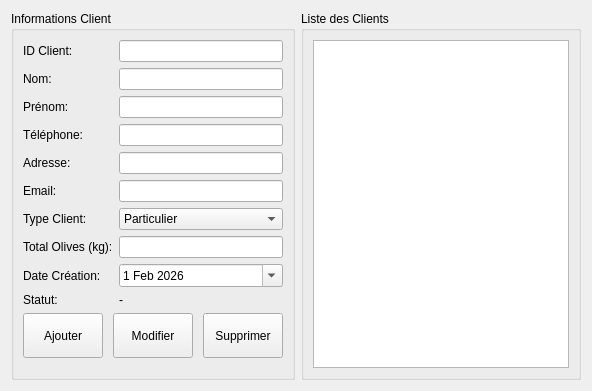
      <widget class="QWidget" name="tab_gestionClient">
       <attribute name="title">
        <string>Gestion Client</string>
       </attribute>
       <layout class="QHBoxLayout" name="horizontalLayout_tab1">
        <item>
         <widget class="QGroupBox" name="groupBox_formulaire">
          <property name="title">
           <string>Informations Client</string>
          </property>
          <layout class="QFormLayout" name="formLayout">
           <item row="0" column="0">
            <widget class="QLabel" name="label_id">
             <property name="text">
              <string>ID Client:</string>
             </property>
            </widget>
           </item>
           <item row="0" column="1">
            <widget class="QLineEdit" name="lineEdit_id">
             <property name="readOnly">
              <bool>true</bool>
             </property>
            </widget>
           </item>
           <item row="1" column="0">
            <widget class="QLabel" name="label_nom">
             <property name="text">
              <string>Nom:</string>
             </property>
            </widget>
           </item>
           <item row="1" column="1">
            <widget class="QLineEdit" name="lineEdit_nom"/>
           </item>
           <item row="2" column="0">
            <widget class="QLabel" name="label_prenom">
             <property name="text">
              <string>Prénom:</string>
             </property>
            </widget>
           </item>
           <item row="2" column="1">
            <widget class="QLineEdit" name="lineEdit_prenom"/>
           </item>
           <item row="3" column="0">
            <widget class="QLabel" name="label_tel">
             <property name="text">
              <string>Téléphone:</string>
             </property>
            </widget>
           </item>
           <item row="3" column="1">
            <widget class="QLineEdit" name="lineEdit_tel"/>
           </item>
           <item row="4" column="0">
            <widget class="QLabel" name="label_adresse">
             <property name="text">
              <string>Adresse:</string>
             </property>
            </widget>
           </item>
           <item row="4" column="1">
            <widget class="QLineEdit" name="lineEdit_adresse"/>
           </item>
           <item row="5" column="0">
            <widget class="QLabel" name="label_email">
             <property name="text">
              <string>Email:</string>
             </property>
            </widget>
           </item>
           <item row="5" column="1">
            <widget class="QLineEdit" name="lineEdit_email"/>
           </item>
           <item row="6" column="0">
            <widget class="QLabel" name="label_type">
             <property name="text">
              <string>Type Client:</string>
             </property>
            </widget>
           </item>
           <item row="6" column="1">
            <widget class="QComboBox" name="comboBox_type">
             <item>
              <property name="text">
               <string>Particulier</string>
              </property>
             </item>
             <item>
              <property name="text">
               <string>Société</string>
              </property>
             </item>
            </widget>
           </item>
           <item row="7" column="0">
            <widget class="QLabel" name="label_total">
             <property name="text">
              <string>Total Olives (kg):</string>
             </property>
            </widget>
           </item>
           <item row="7" column="1">
            <widget class="QLineEdit" name="lineEdit_total"/>
           </item>
           <item row="8" column="0">
            <widget class="QLabel" name="label_date">
             <property name="text">
              <string>Date Création:</string>
             </property>
            </widget>
           </item>
           <item row="8" column="1">
            <widget class="QDateEdit" name="dateEdit_creation">
             <property name="calendarPopup">
              <bool>true</bool>
             </property>
             <property name="date">
              <date>
               <year>2026</year>
               <month>2</month>
               <day>1</day>
              </date>
             </property>
            </widget>
           </item>
           <item row="9" column="0">
            <widget class="QLabel" name="label_statut_label">
             <property name="text">
              <string>Statut:</string>
             </property>
            </widget>
           </item>
           <item row="9" column="1">
            <widget class="QLabel" name="label_statut">
             <property name="text">
              <string>-</string>
             </property>
            </widget>
           </item>
           <item row="10" column="0" colspan="2">
            <widget class="QWidget" name="widget_actionButtons" native="true">
             <layout class="QHBoxLayout" name="horizontalLayout_actionButtons">
              <property name="spacing">
               <number>10</number>
              </property>
              <property name="leftMargin">
               <number>0</number>
              </property>
              <property name="topMargin">
               <number>0</number>
              </property>
              <property name="rightMargin">
               <number>0</number>
              </property>
              <property name="bottomMargin">
               <number>10</number>
              </property>
              <item>
               <widget class="QPushButton" name="btnAjouter">
                <property name="text">
                 <string>Ajouter</string>
                </property>
                <property name="minimumSize">
                 <size>
                  <width>0</width>
                  <height>45</height>
                 </size>
                </property>
               </widget>
              </item>
              <item>
               <widget class="QPushButton" name="btnModifier">
                <property name="text">
                 <string>Modifier</string>
                </property>
                <property name="minimumSize">
                 <size>
                  <width>0</width>
                  <height>45</height>
                 </size>
                </property>
               </widget>
              </item>
              <item>
               <widget class="QPushButton" name="btnSupprimer">
                <property name="text">
                 <string>Supprimer</string>
                </property>
                <property name="minimumSize">
                 <size>
                  <width>0</width>
                  <height>45</height>
                 </size>
                </property>
               </widget>
              </item>
             </layout>
            </widget>
           </item>
          </layout>
         </widget>
        </item>
        <item>
         <widget class="QGroupBox" name="groupBox_tableau">
          <property name="title">
           <string>Liste des Clients</string>
          </property>
          <layout class="QVBoxLayout" name="verticalLayout_tableau">
           <item>
            <widget class="QTableWidget" name="tableView_client">
             <property name="alternatingRowColors">
              <bool>true</bool>
             </property>
            </widget>
           </item>
          </layout>
         </widget>
        </item>
       </layout>
      </widget>
